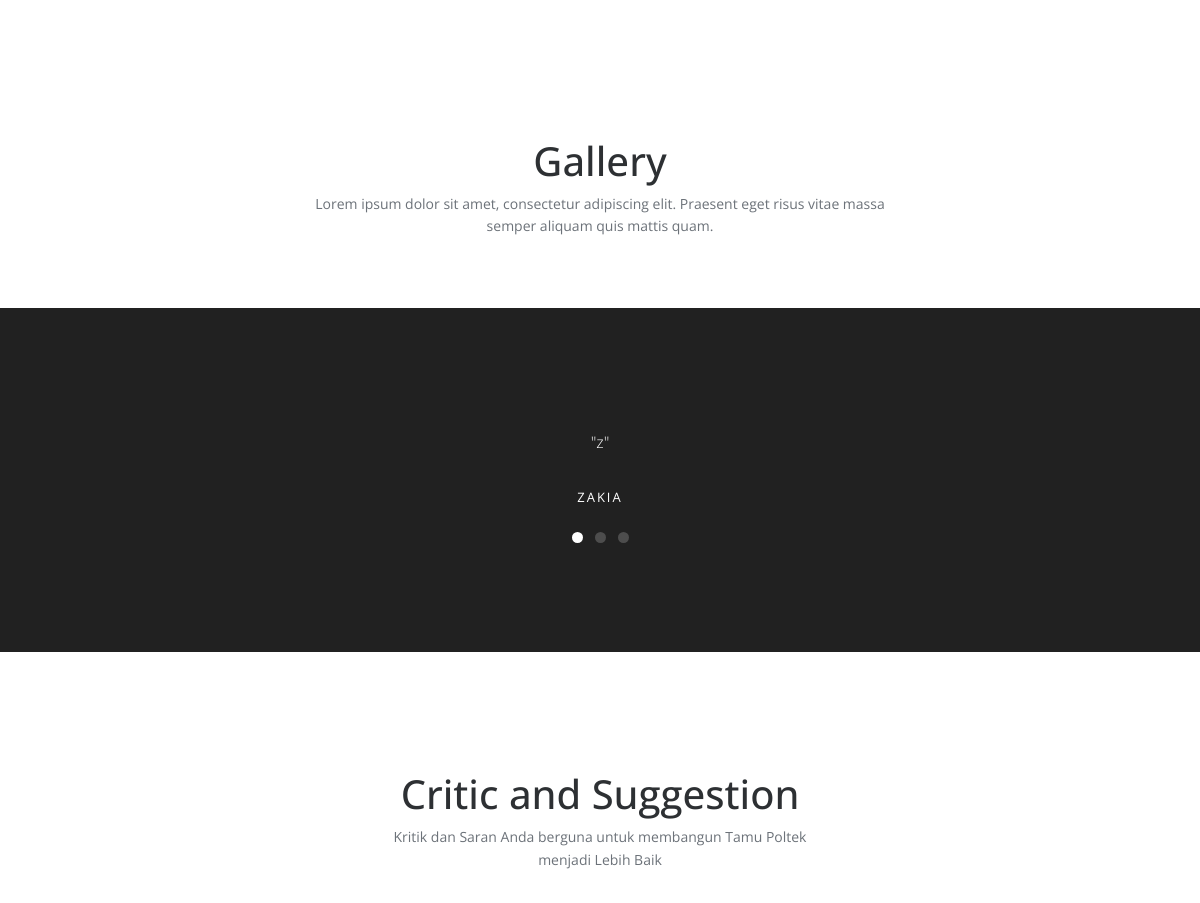
Before: / (middle part) with the older database file.
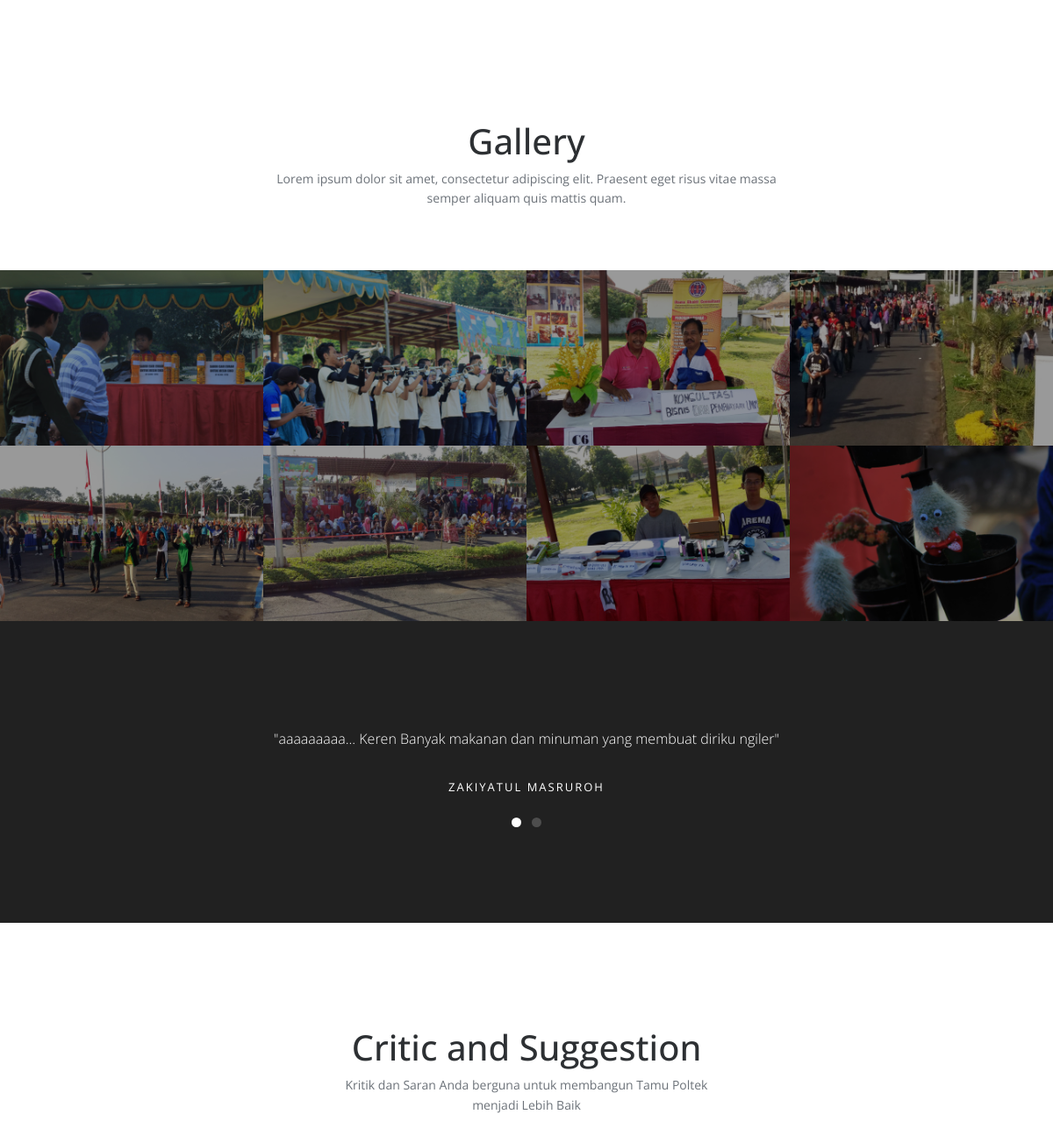
After: the same page with the newer database file.
### tables this page shows
CREATE TABLE IF NOT EXISTS `kritiksaran` (
  `id_kritik` int(5) NOT NULL AUTO_INCREMENT,
  `nama` varchar(30) NOT NULL,
  `email` varchar(30) NOT NULL,
  `message` varchar(300) NOT NULL,
  PRIMARY KEY (`id_kritik`)
);

CREATE TABLE IF NOT EXISTS `galeri` (
  `id_galeri` varchar(5) NOT NULL,
  `nama_gambar` varchar(20) NOT NULL,
  `gambar` varchar(30) NOT NULL,
  PRIMARY KEY (`id_galeri`)
);

### index.php (the view, shortened to what this page needs)
<?php
include("user/koneksi.php");
?>
<!doctype html>
<html class="no-js" lang="">
<head>
<link rel="stylesheet" href="css/bootstrap.min.css">
<link rel="stylesheet" href="css/flexslider.css">
<link rel="stylesheet" href="css/jquery.fancybox.css">
<link rel="stylesheet" href="css/main.css">
<link rel="stylesheet" href="css/responsive.css">
<link rel="stylesheet" href="css/font-icon.css">
<link rel="stylesheet" href="css/animate.min.css">
<link rel="stylesheet" href="css/font-awesome.css" type="text/css">
</head>
<body>
<section class="video-section">
</section>
<section id="gallery" class="gallery section">
  <div class="container-fluid">
    <div class="section-header">
                <h2 class="wow fadeInDown animated">Gallery</h2>
                <p class="wow fadeInDown animated">Lorem ipsum dolor sit amet, consectetur adipiscing elit. Praesent eget risus vitae massa <br> semper aliquam quis mattis quam.</p>
            </div>
    <div class="row no-gutter">
      <?php
				$cek = mysqli_query($connect,"select * from galeri LIMIT 8");
				while($cek2=mysqli_fetch_assoc($cek)){
			?>
      <div class="col-lg-3 col-md-6 col-sm-6 work"> <a href="images/galeri/<?php echo $cek2['gambar'];?>" class="work-box"> <img src="images/galeri/<?php echo $cek2['gambar'];?>" alt="">
        </a> </div>
      <?php } ?>
    </div>
  </div>
</section>
<section id="testimonials" class="section testimonials no-padding">
  <div class="container-fluid">
    <div class="row no-gutter">
      <div class="flexslider">
        <ul class="slides">
          <?php
          $sql=mysqli_query($connect,"Select * from kritiksaran LIMIT 3");
          while($query=mysqli_fetch_array($sql)){ ?>
          <li>
            <div class="col-md-12">
              <blockquote>
                <h1>"<?php echo $query['message']; ?>" </h1>
                <p><?php echo $query['nama']; ?></p>
              </blockquote>
            </div>
          </li>
          <?php } ?>
        </ul>
      </div>
    </div>
  </div>
</section>
<section id="contact" class="section">
  <div class="container">
      <div class="section-header">
                <h2 class="wow fadeInDown">Critic and Suggestion</h2>
                <p class="wow fadeInDown">Kritik dan Saran Anda berguna untuk membangun Tamu Poltek <br> menjadi Lebih Baik</p>
            </div>
  </div>
</section>
</body>
</html>

### css/flexslider.css (style rules this page uses)
.slides, .slides > li, .flex-control-nav, .flex-direction-nav { margin: 0; padding: 0; list-style: none; }
.flexslider { margin: 0; padding: 0; }
.flexslider .slides > li { display: none; -webkit-backface-visibility: hidden; }
.flexslider .slides:after { content: "\0020"; display: block; clear: both; visibility: hidden; line-height: 0; height: 0; }
.flexslider { position: relative; zoom: 1; }
.flexslider .slides { zoom: 1; }

### css/main.css (style rules this page uses)
p { font-size: 14px; line-height: 22.4px; color: #6c7279; }
h1 { font-size: 65px; color: #2d3033; }
h2 { font-size: 40px; color: #2d3033; }
a { color: #01939e; }
body { font-family: "Open Sans", Arial, sans-serif; font-weight: 400; color: #6c7279; }
ul, ol { margin: 0; padding: 0; }
ul li { list-style: none; }
.section { padding: 100px 0; }
.no-padding { padding: 0; }
.no-gutter [class*=col-] { padding-right: 0; padding-left: 0; }
.section-header { text-align: center;padding-bottom: 60px; }
.work { -moz-box-shadow: 0 0 0 1px #fff; overflow: hidden; position: relative; background: #000; }
.work img { width: 100%; height: 100%; opacity: .6; }
.work h5, .work p, .work img { -moz-transition: all, 0.5s; -o-transition: all, 0.5s; -webkit-transition: all, 0.5s; transition: all, 0.5s; }
.video-section { padding: 88px 0 20px; }
.gallery { margin-bottom: :0px; padding-bottom: 0px; }
.testimonials { background-color: #212121; position: relative; text-align: center; }
.testimonials blockquote { border: 0; margin: 0; padding: 100px 15%; }
.testimonials h1 { color: #fff; font-size: 16px; font-weight: 300; line-height: 28px; }
.testimonials p { color: #fff; display: block; font-size: 13px; font-style: normal; letter-spacing: 2px; font-weight: 400; margin-top: 30px; text-transform: uppercase; }

Changed rows visible on the page:
removed kritiksaran: message "z", nama "ZAKIA"
added galeri: gambar (picture)
added galeri: gambar (picture)
added galeri: gambar (picture)
added galeri: gambar (picture)
added galeri: gambar (picture)
added galeri: gambar (picture)
added galeri: gambar (picture)
added galeri: gambar (picture)
now on this page (row edited): kritiksaran: message "aaaaaaaaa... Keren Banyak makanan dan minuman yang membuat diriku ngiler", nama "ZAKIYATUL MASRUROH"
